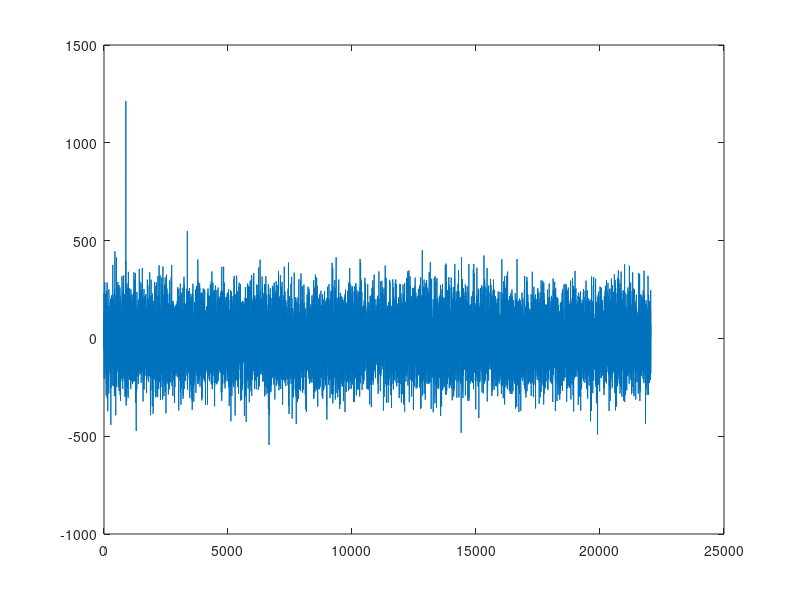

Reproduce this figure in MATLAB.
Fs = 44100; % sampling frequency

t = 0:1/Fs:.7; % just .7 seconds
y = sin(2*pi*t * 440) + sin(2*pi*t * 880) + randn(1, length(t)); % two sinuses + noise

Y = fft(y);
% sampling frequency is Fs so the signal is bandlimited Fs/2
% frequencies returned by fft are therefore:
f = Fs/2 * linspace(0, 1, length(Y)/2);

PY = abs(Y).^2; % we may be also interested in the power of each frequency

plot(f, Y(1:length(f)));